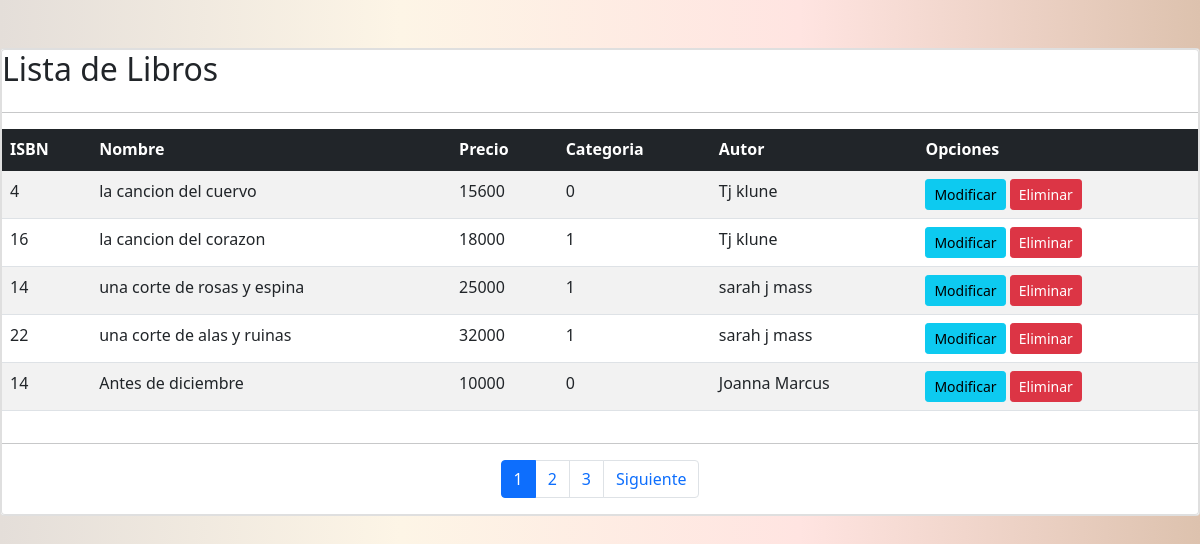
Screenshot of /libroList/ (signed in) with the database file from the repository.
### tienda/models.py (models this page shows, shortened)
class Libro(models.Model):
    isbn = models.IntegerField()
    nombre = models.CharField(max_length=400)
    precio = models.IntegerField()
    categoria = models.IntegerField(choices=opciones_categoria)
    nuevo = models.BooleanField()
    autor = models.ForeignKey(Autor, on_delete=models.PROTECT)
    imagen = models.ImageField(upload_to="Libros",null=True)

class Autor(models.Model):
    idAutor = models.IntegerField()
    nombre = models.CharField(max_length=100)
    def __str__(selft):
        return selft.nombre

### tienda/views.py (the view)
# urls.py: path('libroList/', libroList, name='libroList'),
@permission_required('tienda.view_libro')
def libroList(request):
    libros = Libro.objects.all()
    page = request.GET.get('page',1)
    try:
        paginator = Paginator(libros, 5)
        libros = paginator.page(page)
    except:
        raise Http404
    contexto={
        'entity':libros,
        'paginator': paginator
    }
    return render(request, 'tienda/Libros/listar.html',contexto)

### tienda/context_processor.py (called while the page is built)
def total_carrito(request):
    total = 0
    if request.user.is_authenticated:
        if "carrito" in request.session.keys():
            for key, value in request.session["carrito"].items():
                total += int(value["acumulado"])
    return {"total_carrito": total}

### tienda/templates/tienda/Libros/listar.html (shortened to what this page needs)
{% load static %}
<!DOCTYPE html>
<html lang="en">
<head>
    <link href="https://cdn.jsdelivr.net/npm/bootstrap@5.1.3/dist/css/bootstrap.min.css" rel="stylesheet"
>
    <link rel="stylesheet" href="{% static 'css/crud.css'%}">
</head>
<body>
    <br>
    <br>
    <div class="card">
        <div class="card body">
            <h2>Lista de Libros</h2>
            <hr>
            <table class="table table-striped table-hover table-responsive-sm" id="libros">
                <thead class="table-dark">
                    <tr>
                        <th scope="col">ISBN</th>
                        <th scope="col">Nombre</th>
                        <th scope="col">Precio</th>
                        <th scope="col">Categoria</th>
                        <th scope="col">Autor</th>
                        <th scope="col">Opciones</th>
                    </tr>
                </thead>
                {% for lista in entity %}
                <tr>
                    <td>{{lista.isbn}}</td>
                    <td>{{lista.nombre}}</td>
                    <td>{{lista.precio}}</td>
                    <td>{{lista.categoria}}</td>
                    <td>{{lista.autor}}</td>
                    <td>
                        {% if perms.tienda.change_libro %}
                        <a href="{% url 'modificarLibro' lista.id %}" class="btn btn-info btn-sm">Modificar</a>
                        {% endif %}
                        {% if perms.tienda.delate_libro %}
                        <a href="#" onclick="eliminarLibro({{ lista.id }})" class="btn btn-danger btn-sm">Eliminar</a>
                        {% endif %}
                    </td>
                </tr>
                {% endfor %}
            </table>
            <hr>
            <div>
                {% include 'tienda/paginator.html' %}
            </div>
        </div>
    </div>
</body>
</html>

### tienda/static/css/crud.css (style rules this page uses)
body { background: -webkit-linear-gradient(left,#e4ded9,#FDF5E6, #FFE4E1, #ddc2ae);; background-attachment: fixed; display: block; }

### rows the page displays
Libro: isbn "4", nombre "la cancion del cuervo", precio "15600", categoria "0", autor "Tj klune"
Libro: isbn "16", nombre "la cancion del corazon", precio "18000", categoria "1", autor "Tj klune"
Libro: isbn "14", nombre "una corte de rosas y espina", precio "25000", categoria "1", autor "sarah j mass"
Libro: isbn "22", nombre "una corte de alas y ruinas", precio "32000", categoria "1", autor "sarah j mass"
Libro: isbn "14", nombre "Antes de diciembre", precio "10000", categoria "0", autor "Joanna Marcus"

### other values shown
{{ page }} "1" "2" "3"
